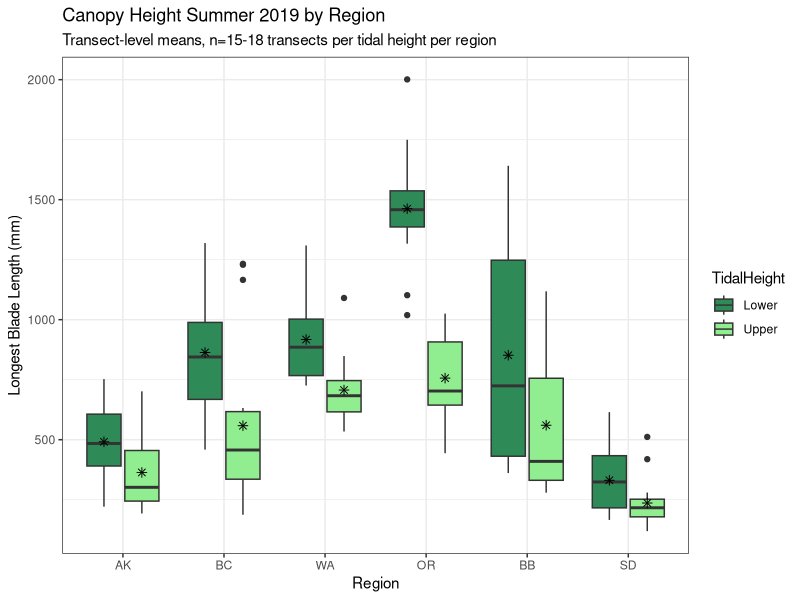
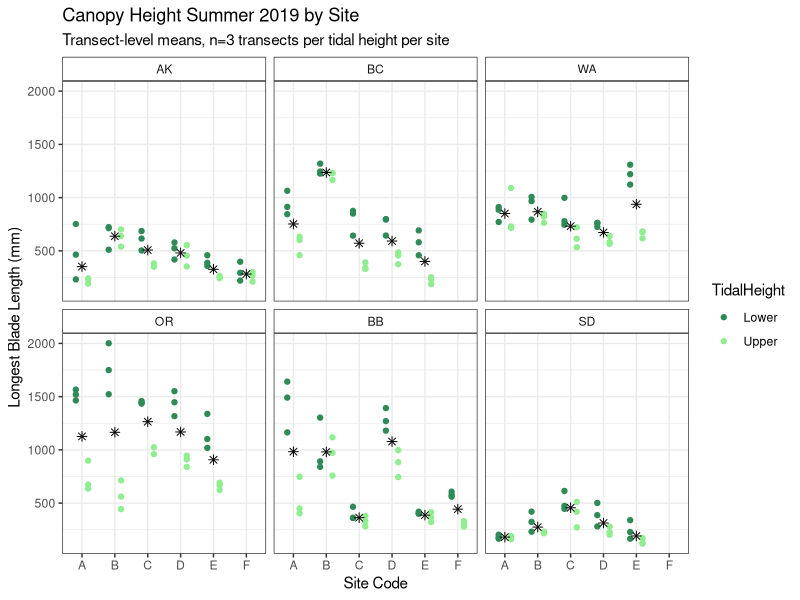
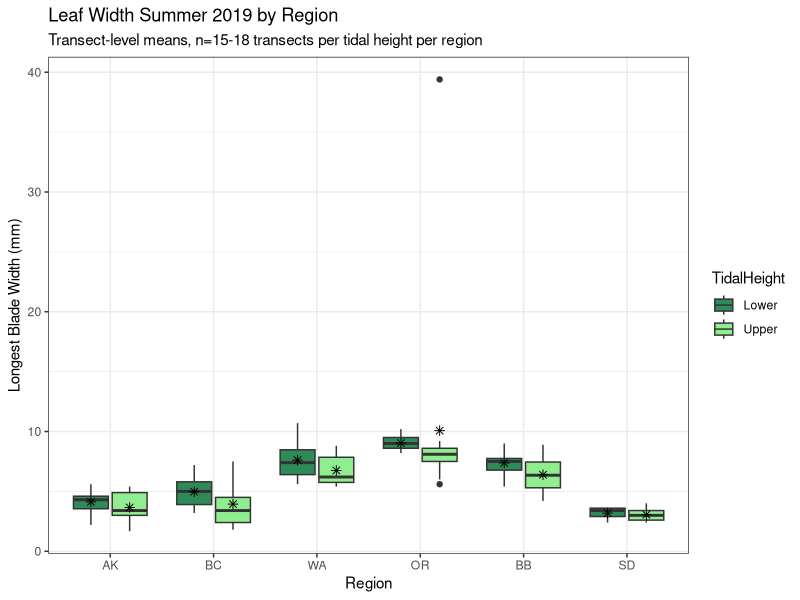
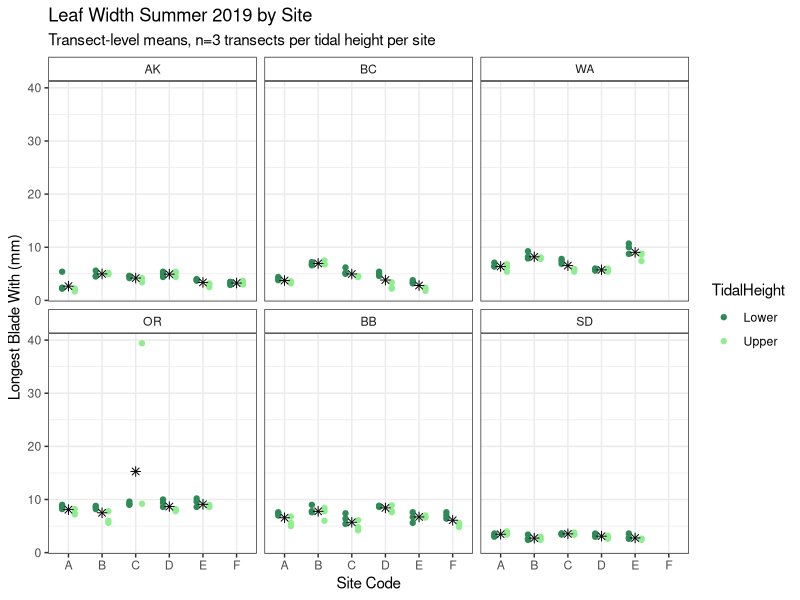
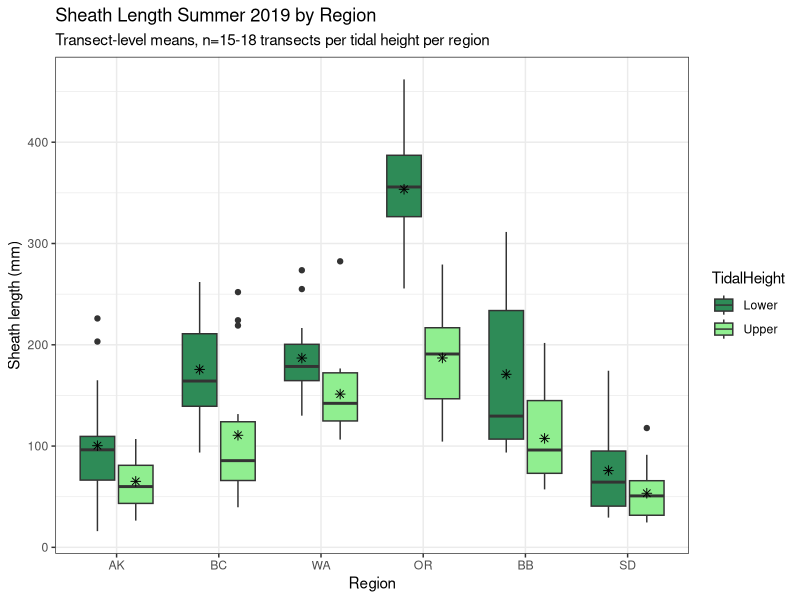
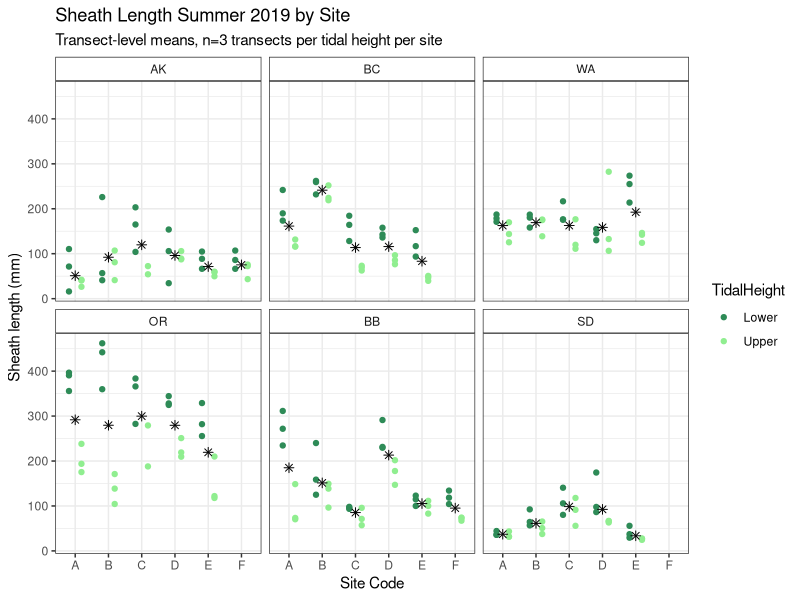
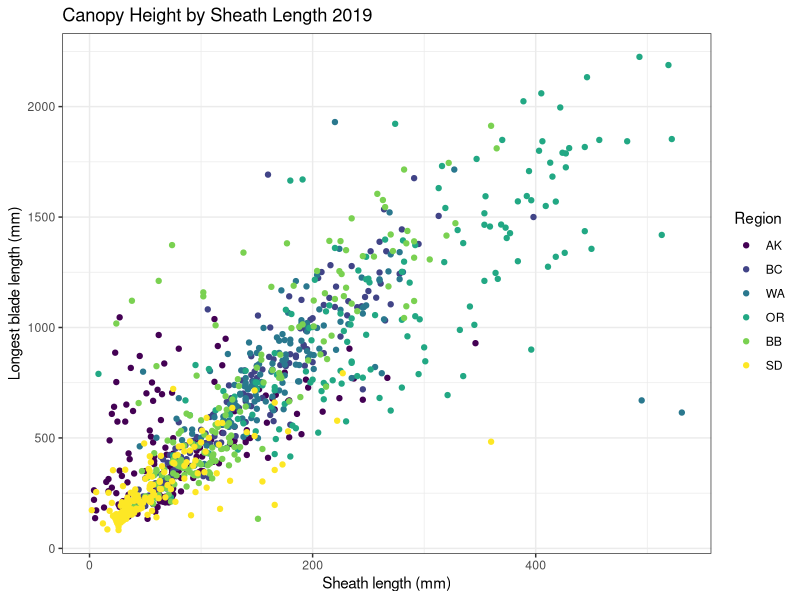
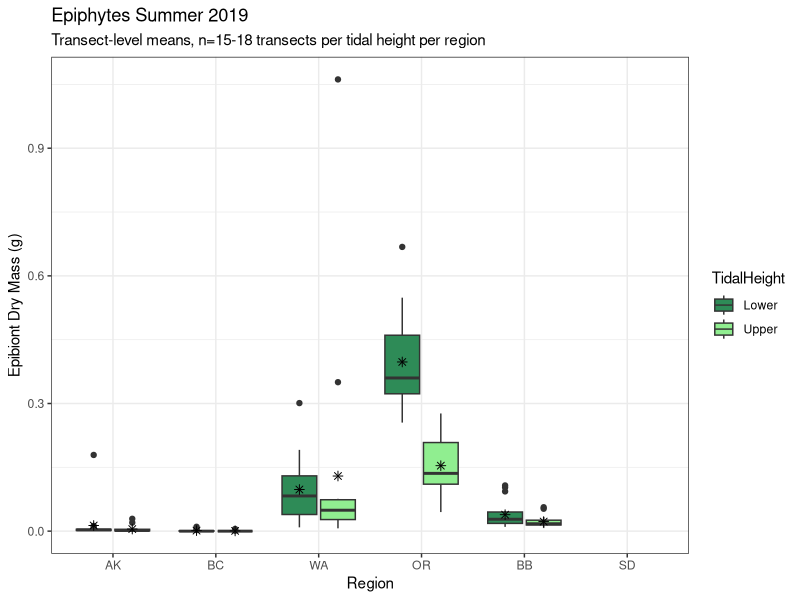

R code for these plots, in order:
library(tidyverse)
library(ggplot2)
library(lubridate)

region_order1 <- c("Alaska","British Colubmia","Washington","Oregon","Bodega Bay","San Diego")
region_order2 <- c("AK","BC","WA","OR","BB","SD")

## read-in data

Shoots <- read.csv("ShootMetrics.csv")
Shoots <- Shoots%>%
  separate(col=TransectID,sep="_",c("SampleDate","Region","SiteCode","Transect"))
Shoots$TidalHeight <- ifelse(Shoots$Transect=="L4"|Shoots$Transect=="L5"|Shoots$Transect=="L6","Lower","Upper")
Shoots$Region <- ordered(Shoots$Region,levels=region_order2)
Shoots$EpibiontDryMass.g <- as.numeric(Shoots$EpibiontDryMass.g)

Shoots_summ1 <- Shoots %>%
  group_by(Region,SiteCode,TidalHeight,Transect)%>%
  summarise(LongestBladeLength.mm=mean(LongestBladeLength.mm,na.rm=TRUE),
            LongestBladeWidth.mm=mean(LongestBladeWidth.mm,na.rm=TRUE),
            SheathLength.mm=mean(SheathLength.mm,na.rm=TRUE),
            EpibiontDryMass.g=mean(EpibiontDryMass.g,na.rm=TRUE))

## canopy height
ggplot(Shoots_summ1,aes(x=Region,y=LongestBladeLength.mm,fill=TidalHeight))+geom_boxplot()+
  stat_summary(fun.y=mean, geom="point", shape=8, size=2, color="black",
               position=position_dodge(width = 0.75),show.legend = FALSE)+
  scale_fill_manual(values=c("seagreen4","lightgreen"))+
  xlab("Region")+
  ylab("Longest Blade Length (mm)")+
  labs(title="Canopy Height Summer 2019 by Region",
       subtitle = "Transect-level means, n=15-18 transects per tidal height per region")+
  theme_bw()+
  theme(strip.background = element_rect(fill="white"))

ggplot(Shoots_summ1,aes(x=SiteCode,y=LongestBladeLength.mm,color=TidalHeight))+
  geom_point(position=position_dodge(width = 0.75))+
  stat_summary(fun.y=mean, geom="point", shape=8, size=2, color="black",
               position=position_dodge(width = 0.75),show.legend = FALSE)+
  facet_wrap(~Region,scales = "fixed")+
  scale_color_manual(values=c("seagreen4","lightgreen"))+
  xlab("Site Code")+
  ylab("Longest Blade Length (mm)")+
  labs(title="Canopy Height Summer 2019 by Site",
       subtitle = "Transect-level means, n=3 transects per tidal height per site")+
  theme_bw()+
  theme(strip.background = element_rect(fill="white"))

## leaf width
ggplot(Shoots_summ1,aes(x=Region,y=LongestBladeWidth.mm,fill=TidalHeight))+geom_boxplot()+
  stat_summary(fun.y=mean, geom="point", shape=8, size=2, color="black",
               position=position_dodge(width = 0.75),show.legend = FALSE)+
  scale_fill_manual(values=c("seagreen4","lightgreen"))+
  xlab("Region")+
  ylab("Longest Blade Width (mm)")+
  labs(title="Leaf Width Summer 2019 by Region",
       subtitle = "Transect-level means, n=15-18 transects per tidal height per region")+
  theme_bw()+
  theme(strip.background = element_rect(fill="white"))

ggplot(Shoots_summ1,aes(x=SiteCode,y=LongestBladeWidth.mm,color=TidalHeight))+
  geom_point(position=position_dodge(width = 0.75))+
  stat_summary(fun.y=mean, geom="point", shape=8, size=2, color="black",
               position=position_dodge(width = 0.75),show.legend = FALSE)+
  facet_wrap(~Region,scales = "fixed")+
  scale_color_manual(values=c("seagreen4","lightgreen"))+
  xlab("Site Code")+
  ylab("Longest Blade With (mm)")+
  labs(title="Leaf Width Summer 2019 by Site",
       subtitle = "Transect-level means, n=3 transects per tidal height per site")+
  theme_bw()+
  theme(strip.background = element_rect(fill="white"))


## sheath length
ggplot(Shoots_summ1,aes(x=Region,y=SheathLength.mm,fill=TidalHeight))+geom_boxplot()+
  stat_summary(fun.y=mean, geom="point", shape=8, size=2, color="black",
               position=position_dodge(width = 0.75),show.legend = FALSE)+
  #facet_wrap(~Region,scales = "fixed")+
  scale_fill_manual(values=c("seagreen4","lightgreen"))+
  xlab("Region")+
  ylab("Sheath length (mm)")+
  labs(title="Sheath Length Summer 2019 by Region",
       subtitle = "Transect-level means, n=15-18 transects per tidal height per region")+
  theme_bw()+
  theme(strip.background = element_rect(fill="white"))

ggplot(Shoots_summ1,aes(x=SiteCode,y=SheathLength.mm,color=TidalHeight))+
  geom_point(position=position_dodge(width = 0.75))+
  stat_summary(fun.y=mean, geom="point", shape=8, size=2, color="black",
               position=position_dodge(width = 0.75),show.legend = FALSE)+
  facet_wrap(~Region,scales = "fixed")+
  scale_color_manual(values=c("seagreen4","lightgreen"))+
  xlab("Site Code")+
  ylab("Sheath length (mm)")+
  labs(title="Sheath Length Summer 2019 by Site",
       subtitle = "Transect-level means, n=3 transects per tidal height per site")+
  theme_bw()+
  theme(strip.background = element_rect(fill="white"))

ggplot(Shoots,aes(x=SheathLength.mm,y=LongestBladeLength.mm,color=Region))+geom_point()+
  xlab("Sheath length (mm)")+
  ylab("Longest blade length (mm)")+
  labs(title="Canopy Height by Sheath Length 2019")+
  theme_bw()

## Epiphytes
ggplot(Shoots_summ1,aes(x=Region,y=EpibiontDryMass.g,fill=TidalHeight))+geom_boxplot()+
  stat_summary(fun.y=mean, geom="point", shape=8, size=2, color="black",
               position=position_dodge(width = 0.75),show.legend = FALSE)+
  #facet_wrap(~Region,scales = "fixed")+
  scale_fill_manual(values=c("seagreen4","lightgreen"))+
  xlab("Region")+
  ylab("Epibiont Dry Mass (g)")+
  labs(title="Epiphytes Summer 2019",
       subtitle = "Transect-level means, n=15-18 transects per tidal height per region")+
  theme_bw()+
  theme(strip.background = element_rect(fill="white"))

ggplot(Shoots_summ1,aes(x=SiteCode,y=EpibiontDryMass.g,color=TidalHeight))+
  geom_point(position=position_dodge(width = 0.75))+
  stat_summary(fun.y=mean, geom="point", shape=8, size=2, color="black",
               position=position_dodge(width = 0.75),show.legend = FALSE)+
  facet_wrap(~Region,scales = "fixed")+
  scale_color_manual(values=c("seagreen4","lightgreen"))+
  xlab("Site Code")+
  ylab("Epibiont Dry Mass (g)")+
  labs(title="Epiphytes Summer 2019",
       subtitle = "Transect-level means, n=3 transects per tidal height per site")+
  theme_bw()+
  theme(strip.background = element_rect(fill="white"))
